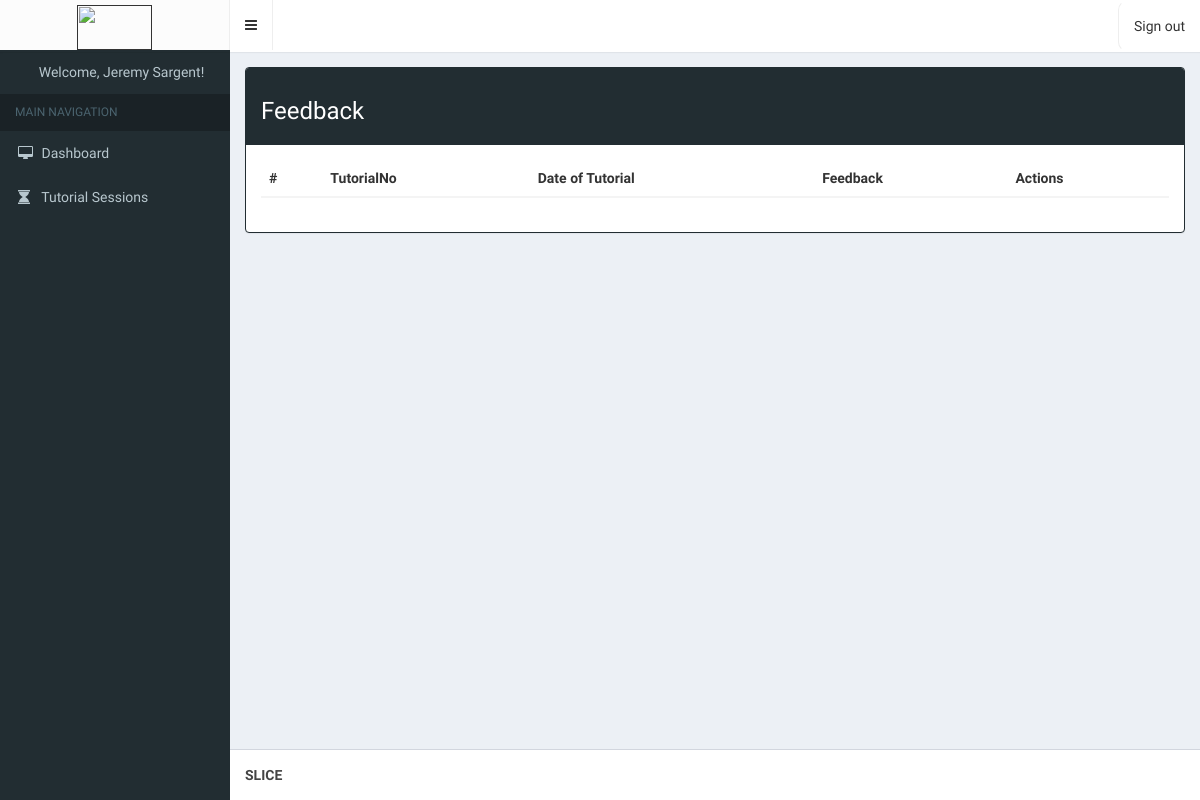
The page /index.php/feedback/tuteeview (signed in) on the database as committed earlier.
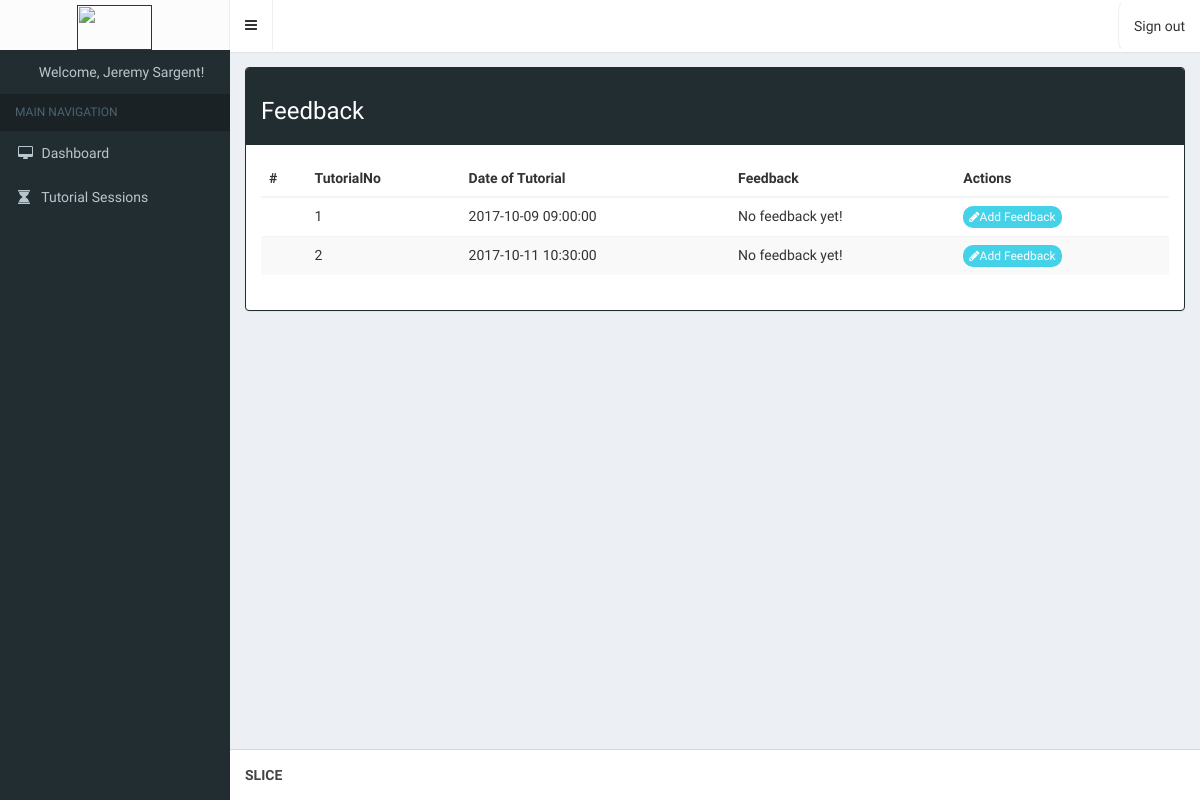
The same page on the database as committed later.
### tables this page shows
CREATE TABLE `tutorialsessions` (
  `tutorialNo` int(11) NOT NULL,
  `tuteeID` int(11) DEFAULT NULL,
  `tutorID` int(11) DEFAULT NULL,
  `previousTutorID` int(11) DEFAULT NULL,
  `subjectID` int(11) NOT NULL,
  `tutorScheduleID` int(11) NOT NULL,
  `dateTimeRequested` datetime NOT NULL,
  `dateTimeStart` datetime DEFAULT NULL,
  `dateTimeEnd` datetime DEFAULT NULL,
  `tutteeRemarks` varchar(200) DEFAULT NULL,
  `coordRemarks` varchar(200) DEFAULT NULL,
  `dateAdded` datetime NOT NULL,
  `dateModified` datetime DEFAULT NULL,
  `status` varchar(25) NOT NULL
);

### application/controllers/Feedback.php (called while the page is built, shortened)
<?php
class Feedback extends CI_Controller{
  function __construct()
  {
    $this->load->model('Feedback_model');
    $this->load->library('loginvalidation');
    $this->load->library('audit');
    $this->load->model('Auditlog_model');
  }
  function tuteeview()
  {
    $params['limit'] = RECORDS_PER_PAGE;
    $params['offset'] = ($this->input->get('per_page')) ? $this->input->get('per_page') : 0;
    $data['feedbacks'] = $this->Feedback_model->pending_feedbacks($params);
    $data['_view'] = 'feedback/index';
    $this->load->view('layouts/main',$data);
  }
}

### index.php (called while the page is built, shortened)
<?php
require_once BASEPATH.'core/CodeIgniter.php';

### application/models/Feedback_model.php (called while the page is built, shortened)
<?php
class Feedback_model extends CI_Model
{
    function pending_feedbacks_count()
    {
        $where =  'ts.dateTimeEnd IS NOT NULL';
        $this->db->join('tutorialsessions ts', 'ts.tutorialNo = f.tutorialNo');
        $this->db->where($where);
        $this->db->from('feedbacks f');
        return $this->db->count_all_results();
    }
    function pending_feedbacks($params = array())
    {
        $where =  'ts.dateTimeEnd IS NOT NULL';
        $this->db->select('f.*, ts.tutorialNo, ts.tutorID, u.lastName, u.firstName, s.subjectCode, ts.dateTimeEnd');
        $this->db->join('tutorialsessions ts', 'ts.tutorialNo = f.tutorialNo', 'right');
        $this->db->join('subjects s', 'ts.subjectID = s.subjectID');
        $this->db->join('tutors tu', 'tu.tutorID = ts.tutorID', 'left');
        $this->db->join('users u', 'tu.userID = u.userID', 'left');
        $this->db->where($where);
        $this->db->order_by('feedbackID', 'desc');
        if(isset($params) && !empty($params))
        {
            $this->db->limit($params['limit'], $params['offset']);
        }
        return $this->db->get('feedbacks f')->result_array();
    }
}

### application/views/feedback/index.php (the view, shortened to what this page needs)
<div class="row">
    <div class="col-lg-12">
        <div class="panel panel-black">
        <div class="panel-heading"><h3>Feedback</h3></div>
        <div class="panel-body">
            <table class="table table-striped datatable">
                <thead class="panel-heading">
                    <tr>
                        <th>#</th>
                        <th>TutorialNo</th>
                        <th>Date of Tutorial</th>
                        <th>Feedback</th>
                        <th>Actions</th>
                    </tr>
                </thead>
                <tbody>
                    <tr>
                    <?php foreach($feedbacks as $f){ ?>
                        <tr>
                            <td><?php echo $f['feedbackID']; ?></td>
                            <td><?php echo $f['tutorialNo']; ?></td>
                            <td><?php echo $f['dateTimeEnd']; ?></td>
                            <td><?php echo $f['feedback'] == NULL ? "No feedback yet!" : $f['feedback']; ?></td>
                            <td>
                            <?php if($f['feedback'] == NULL):?>
                                <button type="button" class="btn btn-info btn-xs" data-toggle="modal" data-target="#fbmodal<?=$f['tutorialNo']?>"><span class="fa fa-pencil"></span>Add Feedback</button>
                            <?php endif; ?>
                            </td>
                        </tr>
                        <?php } ?>
                    </tr>
                </tbody>
            </table>
        </div>
        </div>
    </div>
</div>

### application/views/layouts/main.php (shortened to what this page needs)
<!DOCTYPE html>
<html>
<head>
  <link rel="stylesheet" href="<?php echo site_url('resources/css/bootstrap.min.css');?>">
  <link rel="stylesheet" href="<?php echo site_url(); ?>bower_components\select2\dist\css\select2.min.css">
  <link rel="stylesheet" href="<?php echo site_url('resources/css/font-awesome.min.css');?>">
  <link rel="stylesheet" href="<?php echo site_url('resources\ionicons\css\ionicons.min.css')?>">
  <link rel="stylesheet" href="<?php echo site_url('bower_components//datatables.net-bs/css/dataTables.bootstrap.min.css');?>">
  <link rel="stylesheet" href="<?php echo site_url('resources/css/bootstrap-datetimepicker.min.css');?>">
  <link rel="stylesheet" href="<?php echo site_url('resources/css/AdminLTE.min.css');?>">
  <link rel="stylesheet" href="<?php echo site_url('resources/css/_all-skins.min.css');?>">
  <link rel="stylesheet" href="<?php echo site_url('bower_components/bootstrap-datepicker/dist/css/bootstrap-datepicker.min.css');?>">
</head>
<body class="hold-transition skin-black sidebar-mini ">
  <div class="wrapper">
    <header class="main-header">
      <a href="" class="logo">
        <span class="logo-lg">
          <img src="<?=site_url();?>resources/img/announcements/logo2.png" width="75px" height="45px" />
        </span>
      </a>
      <nav class="navbar navbar-static-top">
        <a href="#" class="sidebar-toggle" data-toggle="offcanvas" role="button">
        </a>
        <div class="navbar-custom-menu">
          <ul class="nav navbar-nav">
            <li class="dropdown user user-menu">
              <a href="<?php echo site_url()?>login/logout" class="btn">Sign out</a>
            </li>
          </ul>
        </div>
      </nav>
    </header>
    <aside class="main-sidebar">
      <section class="sidebar">
        <ul class="sidebar-menu">
          <li>
            <a class="text-center">Welcome,
              <?= $_SESSION['fn'] ?>
                <?= $_SESSION['ln'] ?>!</a>
          </li>
          <?php if($_SESSION['typeID'] == 1):?>
          <li class="header">MAIN NAVIGATION</li>
          <li>
            <a href="<?php echo site_url();?>">
              <i class="fa fa-desktop"></i>
              <span>Dashboard</span>
            </a>
          </li>
          <li class="treeview">
            <a href="<?php echo site_url('tutorialsession/tutee');?>">
              <i class="fa fa-hourglass"></i>
              <span>Tutorial Sessions</span>
            </a>
          </li>
          <?php endif; ?>
        </ul>
      </section>
    </aside>
    <div class="content-wrapper">
      <section class="content">
        <?php
                    if(isset($_view) && $_view)
                        $this->load->view($_view);
                    ?>
      </section>
    </div>
    <footer class="main-footer">
      <strong>SLICE</strong>
    </footer>
  </div>
</body>
</html>

Rows that differ between the two databases and show on the page:
now on this page (row edited): tutorialsessions: tutorialNo "1", dateTimeEnd "2017-10-09 09:00:00"
now on this page (row edited): tutorialsessions: tutorialNo "2", dateTimeEnd "2017-10-11 10:30:00"
